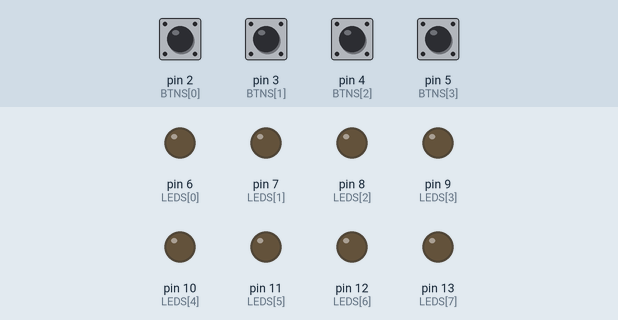
Recording of a sketch running on a simulated Arduino Uno, built with avr-gcc and run on an emulated ATmega328P. Parts: output pins drawn as LEDs (lit = HIGH). Dashed ring = blinking. The test bench sets the inputs (shaded band); at power-on: pin 2 (BTNS[0]), pin 3 (BTNS[1]), pin 4 (BTNS[2]), pin 5 (BTNS[3]) HIGH.

Above: at 1.2 s.
1.3 s: pin 2 (BTNS[0]) pulled LOW for 0.15 s
At 1.36 s:
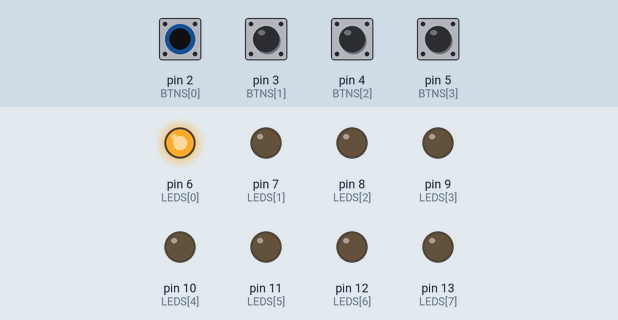
3.0 s: pin 3 (BTNS[1]) pulled LOW for 1 s
At 3.06 s:
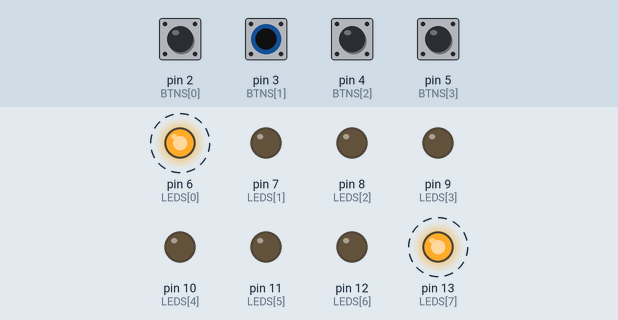
6.0 s: pin 4 (BTNS[2]) pulled LOW for 0.15 s
At 6.18 s:
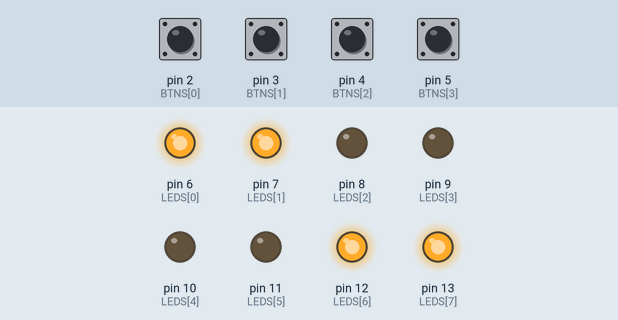
7.7 s: pin 5 (BTNS[3]) pulled LOW for 0.15 s
At 8.1 s:
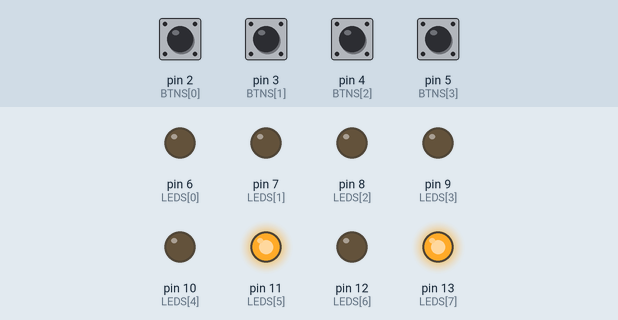
9.7 s: pin 2 (BTNS[0]) pulled LOW for 1 s
At 9.88 s:
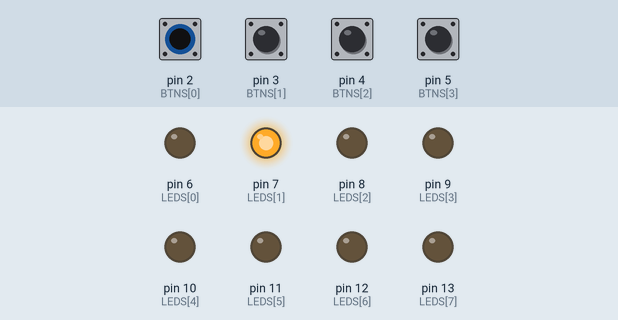
12.7 s: pin 4 (BTNS[2]) pulled LOW for 1 s
At 13.01 s:
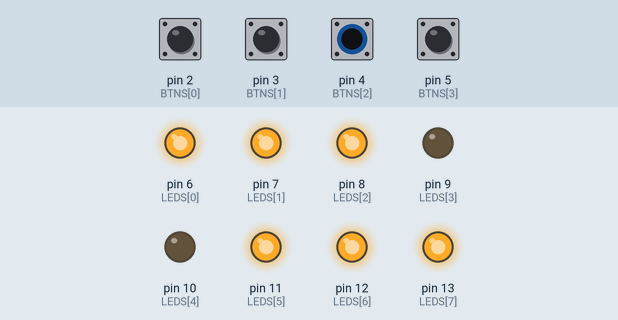
Timing chart, 0 to 15.7 s (numbered marks = the images above; inputs shaded):
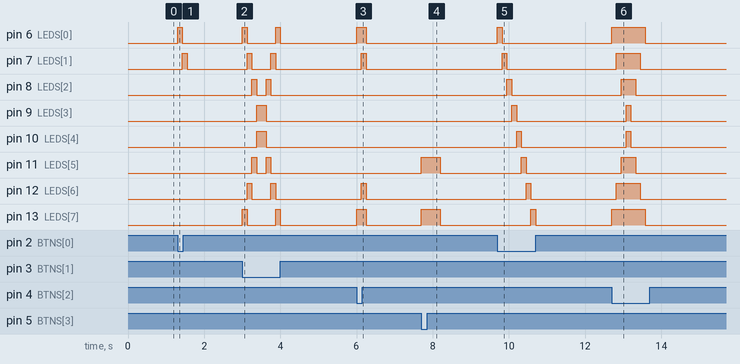

Measured:
- after the input at 1.3 s, pin 6 (LEDS[0]): LOW → HIGH at once, → LOW 0.13 s later; pin 7 (LEDS[1]): LOW → HIGH after 0.13 s, → LOW 0.13 s later
- after the input at 3.0 s, pin 6 (LEDS[0]): alternates HIGH for 0.13 s and LOW for 0.75 s, 4 changes in all, then stays LOW, starting at once; pin 7 (LEDS[1]): alternates HIGH for 0.13 s and LOW for 0.50 s, 4 changes in all, then stays LOW, starting after 0.13 s
- after the input at 6.0 s, pin 6 (LEDS[0]), pin 13 (LEDS[7]): LOW → HIGH at once, → LOW 0.25 s later; pin 7 (LEDS[1]), pin 12 (LEDS[6]): LOW → HIGH after 0.13 s, → LOW 0.13 s later
- after the input at 7.7 s, pin 11 (LEDS[5]), pin 13 (LEDS[7]): LOW → HIGH at once, → LOW 0.50 s later
- after the input at 9.7 s, pin 6 (LEDS[0]): LOW → HIGH at once, → LOW 0.13 s later; pin 7 (LEDS[1]): LOW → HIGH after 0.13 s, → LOW 0.13 s later; pin 8 (LEDS[2]): LOW → HIGH after 0.25 s, → LOW 0.13 s later; pin 9 (LEDS[3]): LOW → HIGH after 0.38 s, → LOW 0.13 s later; pin 10 (LEDS[4]): LOW → HIGH after 0.50 s, → LOW 0.13 s later
- after the input at 12.7 s, pin 6 (LEDS[0]), pin 13 (LEDS[7]): LOW → HIGH at once, → LOW 0.88 s later; pin 7 (LEDS[1]), pin 12 (LEDS[6]): LOW → HIGH after 0.13 s, → LOW 0.63 s later; pin 8 (LEDS[2]), pin 11 (LEDS[5]): LOW → HIGH after 0.25 s, → LOW 0.38 s later; pin 9 (LEDS[3]), pin 10 (LEDS[4]): LOW → HIGH after 0.38 s, → LOW 0.13 s later

The sketch:

lab3-prob1-different-switches.ino
```cpp
// Buttons
const int NUM_OF_BTNS = 4;
const byte BTNS[NUM_OF_BTNS] = {2, 3, 4, 5};
byte isBtnsPressed[NUM_OF_BTNS] = {LOW, LOW, LOW, LOW};
// Used to handle edge cases
int lastBtnPressed = -1;

// LEDs
const int NUM_OF_LEDS = 8;
const byte LEDS[NUM_OF_LEDS] = {6, 7, 8, 9, 10, 11, 12, 13};

// Delays for majority of the LED patterns
const int durationInMS = 1000;
const int delayInMS = durationInMS / NUM_OF_LEDS;

void setup() {
  Serial.begin(9600);

  // Configure modes for button and LED pins
  for (int i = 0; i < NUM_OF_BTNS; i++) {
    pinMode(BTNS[i], INPUT_PULLUP);
  }
  for (int i = 0; i < NUM_OF_LEDS; i++) {
    pinMode(LEDS[i], OUTPUT);
  }
}

void loop() {
  // Check button presses
  int numOfBtnPressed = 0;
  for (int i = 0; i < NUM_OF_BTNS; i++) {
    isBtnsPressed[i] = !digitalRead(BTNS[i]);
    if (isBtnsPressed[i]) {
      numOfBtnPressed++;
      if (numOfBtnPressed > 1) {
        clearLEDs();
        return;
        };
    }
  }

  clearLEDs();

  // Light LED patterns based on button pressed
  if (isBtnsPressed[0]) {
    blinkTraverse();
    lastBtnPressed = 0;
  } else if (isBtnsPressed[1]) {
    blinkInward(false);
    lastBtnPressed = 1;
  } else if (isBtnsPressed[2]) {
    blinkInward(true);
    lastBtnPressed = 2;
  } else if (isBtnsPressed[3]) {
    blinkGapped();
    lastBtnPressed = 3;
  } else {
    handleEdgeCases();
  }
}

void clearLEDs() {
  for (int i = 0; i < NUM_OF_LEDS; i++) {
    digitalWrite(LEDS[i], LOW);
  }
}

void blinkTraverse() {
  /* Blink from left to right, then right to left */
  for (int i = 0; i < NUM_OF_LEDS; i++) {
    if (checkButtons()) return;
    digitalWrite(LEDS[i], HIGH);
    delay(delayInMS);
    digitalWrite(LEDS[i], LOW);
  }
  for (int i = NUM_OF_LEDS - 2; i >= 0; i--) {
    if (checkButtons()) return;
    digitalWrite(LEDS[i], HIGH);
    delay(delayInMS);
    digitalWrite(LEDS[i], LOW);
  }
}

void blinkInward(bool keep) {
  /* Blinks inward from left & right to center,
     then outward from center to left & right
     keep = keeps light for passed LEDs */
  int i = 0;
  int j = NUM_OF_LEDS - 1;
  while (i < j) {
    if (checkButtons()) return;
    if (keep) {
    digitalWrite(LEDS[i], HIGH);
    digitalWrite(LEDS[j], HIGH);
    delay(125);

    }
    if (!keep) {
      digitalWrite(LEDS[i], HIGH);
      digitalWrite(LEDS[j], HIGH);
      delay(125);
      clearLEDs();
    }
    i++;
    j--;
  }
  while (i > 0) {
    i--;
    j++;
    if (checkButtons()) return;
    if (keep) {
    digitalWrite(LEDS[i], LOW); // LAST EDIT
    digitalWrite(LEDS[j], LOW);
    delay(125);
    }
    if (!keep) {
      digitalWrite(LEDS[i], HIGH);
      digitalWrite(LEDS[j], HIGH);
      delay(125);
      clearLEDs();

    }
  }
}

void blinkGapped() {
  /* Blink two LEDs with a gap, from right to left */
  int delayInMS = 500;
  for (int i = NUM_OF_LEDS - 3, j = NUM_OF_LEDS - 1; i >= 0; i--, j--) {
    if (checkButtons()) return;
    digitalWrite(LEDS[i], HIGH);
    digitalWrite(LEDS[j], HIGH);
    delay(delayInMS);
    digitalWrite(LEDS[i], LOW);
    digitalWrite(LEDS[j], LOW);
  }
}

bool checkButtons() {
  // Check button presses
  for (int i = 0; i < NUM_OF_BTNS; i++) {
    if (isBtnsPressed[i] != !digitalRead(BTNS[i])) {
      return true;
    }
  }
  return false;
}

void handleEdgeCases() {
  /* Makes LED patterns for Switch1 and Switch 2 smoother */
  // if ((!isBtnsPressed[0] || isBtnsPressed[3]) && lastBtnPressed == 0) {
  //   digitalWrite(LEDS[0], HIGH);
  //   delay(delayInMS);
  //   digitalWrite(LEDS[0], LOW);
  //   lastBtnPressed = -1;
  // }
  // else if ((!isBtnsPressed[1] || isBtnsPressed[0] || isBtnsPressed[3]) && lastBtnPressed == 1) {
  //   digitalWrite(LEDS[0], HIGH);
  //   digitalWrite(LEDS[NUM_OF_LEDS - 1], HIGH);
  //   delay(delayInMS);
  //   digitalWrite(LEDS[0], LOW);
  //   digitalWrite(LEDS[NUM_OF_LEDS - 1], LOW);
  //   lastBtnPressed = -1;
  // }
}
```
